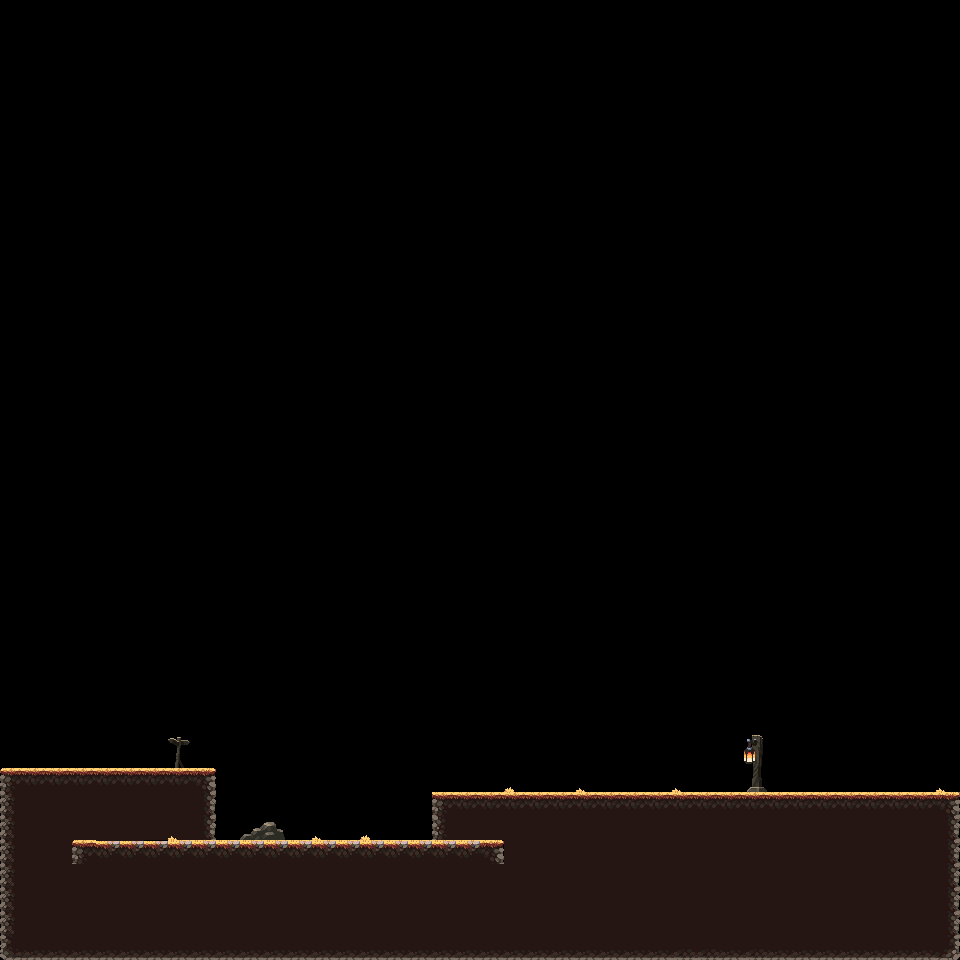

Tiled map render using the project's own tile images. Description and the map definition, with tile-layer contents summarised, below:
An orthogonal 40x40 tile map with 24x24 px tiles, 2 tile layers (Tile Layer 1, grass and details), 9 tilesets and 7 objects.

<map version="1.10" tiledversion="1.11.0" orientation="orthogonal" renderorder="right-down" width="40" height="40" tilewidth="24" tileheight="24" infinite="0" nextlayerid="4" nextobjectid="21">
 <tileset firstgid="1" source="oak_woods_tileset.tsx" />
 <tileset firstgid="316" source="fence_1.tsx" />
 <tileset firstgid="318" source="grass_1.tsx" />
 <tileset firstgid="319" source="lamp.tsx" />
 <tileset firstgid="320" source="rock_3.tsx" />
 <tileset firstgid="321" source="grass_3.tsx" />
 <tileset firstgid="322" source="grass_2.tsx" />
 <tileset firstgid="323" source="shop.tsx" />
 <tileset firstgid="328" source="sign.tsx" />
 <layer id="1" name="Tile Layer 1" width="40" height="40">
  <data>[1600 cells, 276 non-empty, 16 distinct tile ids]</data>
 </layer>
 <objectgroup id="3" name="details">
  <object id="7" gid="323" x="810" y="793" width="118" height="98" />
  <object id="12" gid="316" x="597" y="792" width="36" height="19" />
  <object id="13" gid="317" x="632" y="793" width="36" height="19" />
  <object id="15" gid="325" x="664" y="792" width="73" height="19" />
  <object id="16" gid="325" x="732" y="791" width="73" height="19" />
  <object id="17" gid="325" x="800" y="791" width="73" height="19" />
  <object id="19" gid="325" x="889" y="790" width="73" height="19" />
 </objectgroup>
 <layer id="2" name="grass and details" width="40" height="40">
  <data>[1600 cells, 62 non-empty, 11 distinct tile ids]</data>
 </layer>
</map>
